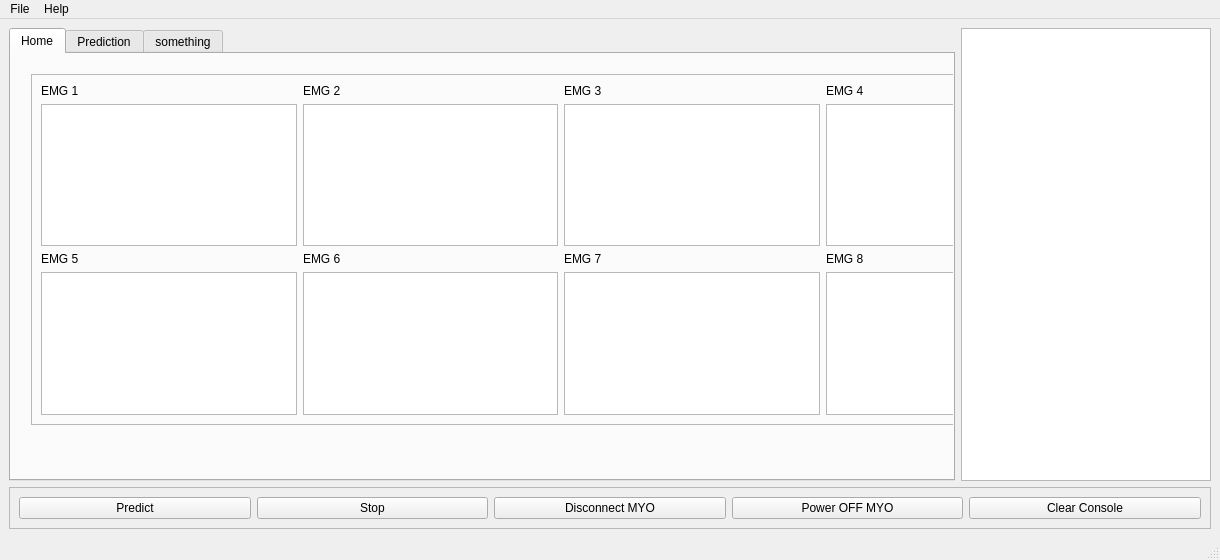
<?xml version="1.0" encoding="UTF-8"?>
<ui version="4.0">
 <class>MainWindow</class>
 <widget class="QMainWindow" name="MainWindow">
  <property name="geometry">
   <rect>
    <x>0</x>
    <y>0</y>
    <width>1220</width>
    <height>560</height>
   </rect>
  </property>
  <property name="windowTitle">
   <string>MYO EMG</string>
  </property>
  <widget class="QWidget" name="centralwidget">
   <layout class="QVBoxLayout" name="verticalLayout_6">
    <item>
     <layout class="QVBoxLayout" name="verticalLayout_5">
      <item>
       <layout class="QHBoxLayout" name="horizontalLayout_3">
        <item>
         <widget class="QTabWidget" name="tabWidget">
          <property name="currentIndex">
           <number>0</number>
          </property>
          <property name="movable">
           <bool>true</bool>
          </property>
          <widget class="QWidget" name="tab">
           <attribute name="title">
            <string>Home</string>
           </attribute>
           <attribute name="toolTip">
            <string>Related To EMG</string>
           </attribute>
           <widget class="QFrame" name="frame_5">
            <property name="geometry">
             <rect>
              <x>20</x>
              <y>20</y>
              <width>1061</width>
              <height>351</height>
             </rect>
            </property>
            <property name="frameShape">
             <enum>QFrame::StyledPanel</enum>
            </property>
            <property name="frameShadow">
             <enum>QFrame::Raised</enum>
            </property>
            <layout class="QHBoxLayout" name="horizontalLayout">
             <item>
              <widget class="QFrame" name="frame">
               <property name="frameShape">
                <enum>QFrame::NoFrame</enum>
               </property>
               <property name="frameShadow">
                <enum>QFrame::Plain</enum>
               </property>
               <layout class="QVBoxLayout" name="verticalLayout">
                <property name="margin">
                 <number>0</number>
                </property>
                <item>
                 <widget class="QLabel" name="label">
                  <property name="text">
                   <string>EMG 1</string>
                  </property>
                 </widget>
                </item>
                <item>
                 <widget class="PlotWidget" name="EMG1"/>
                </item>
                <item>
                 <widget class="QLabel" name="label_2">
                  <property name="text">
                   <string>EMG 5</string>
                  </property>
                 </widget>
                </item>
                <item>
                 <widget class="PlotWidget" name="EMG5"/>
                </item>
               </layout>
              </widget>
             </item>
             <item>
              <widget class="QFrame" name="frame_2">
               <property name="frameShape">
                <enum>QFrame::NoFrame</enum>
               </property>
               <property name="frameShadow">
                <enum>QFrame::Plain</enum>
               </property>
               <layout class="QVBoxLayout" name="verticalLayout_2">
                <property name="margin">
                 <number>0</number>
                </property>
                <item>
                 <widget class="QLabel" name="label_3">
                  <property name="text">
                   <string>EMG 2</string>
                  </property>
                 </widget>
                </item>
                <item>
                 <widget class="PlotWidget" name="EMG2"/>
                </item>
                <item>
                 <widget class="QLabel" name="label_4">
                  <property name="text">
                   <string>EMG 6</string>
                  </property>
                 </widget>
                </item>
                <item>
                 <widget class="PlotWidget" name="EMG6"/>
                </item>
               </layout>
              </widget>
             </item>
             <item>
              <widget class="QFrame" name="frame_3">
               <property name="frameShape">
                <enum>QFrame::NoFrame</enum>
               </property>
               <property name="frameShadow">
                <enum>QFrame::Plain</enum>
               </property>
               <layout class="QVBoxLayout" name="verticalLayout_3">
                <property name="margin">
                 <number>0</number>
                </property>
                <item>
                 <widget class="QLabel" name="label_5">
                  <property name="text">
                   <string>EMG 3</string>
                  </property>
                 </widget>
                </item>
                <item>
                 <widget class="PlotWidget" name="EMG3"/>
                </item>
                <item>
                 <widget class="QLabel" name="label_6">
                  <property name="text">
                   <string>EMG 7</string>
                  </property>
                 </widget>
                </item>
                <item>
                 <widget class="PlotWidget" name="EMG7"/>
                </item>
               </layout>
              </widget>
             </item>
             <item>
              <widget class="QFrame" name="frame_4">
               <property name="frameShape">
                <enum>QFrame::NoFrame</enum>
               </property>
               <property name="frameShadow">
                <enum>QFrame::Plain</enum>
               </property>
               <layout class="QVBoxLayout" name="verticalLayout_4">
                <property name="margin">
                 <number>0</number>
                </property>
                <item>
                 <widget class="QLabel" name="label_7">
                  <property name="text">
                   <string>EMG 4</string>
                  </property>
                 </widget>
                </item>
                <item>
                 <widget class="PlotWidget" name="EMG4"/>
                </item>
                <item>
                 <widget class="QLabel" name="label_8">
                  <property name="text">
                   <string>EMG 8</string>
                  </property>
                 </widget>
                </item>
                <item>
                 <widget class="PlotWidget" name="EMG8"/>
                </item>
               </layout>
              </widget>
             </item>
            </layout>
           </widget>
          </widget>
          <widget class="QWidget" name="tab_2">
           <attribute name="title">
            <string>Prediction</string>
           </attribute>
           <widget class="PlotWidget" name="emgplot">
            <property name="geometry">
             <rect>
              <x>40</x>
              <y>10</y>
              <width>811</width>
              <height>421</height>
             </rect>
            </property>
            <property name="accessibleName">
             <string>EMG Plot</string>
            </property>
           </widget>
          </widget>
          <widget class="QWidget" name="tab_3">
           <attribute name="title">
            <string>something</string>
           </attribute>
          </widget>
         </widget>
        </item>
        <item>
         <widget class="QTextBrowser" name="textBrowser">
          <property name="maximumSize">
           <size>
            <width>250</width>
            <height>3000</height>
           </size>
          </property>
         </widget>
        </item>
       </layout>
      </item>
      <item>
       <widget class="QFrame" name="frame_6">
        <property name="frameShape">
         <enum>QFrame::StyledPanel</enum>
        </property>
        <property name="frameShadow">
         <enum>QFrame::Raised</enum>
        </property>
        <layout class="QHBoxLayout" name="horizontalLayout_2">
         <item>
          <widget class="QPushButton" name="pushButton">
           <property name="text">
            <string>Predict</string>
           </property>
          </widget>
         </item>
         <item>
          <widget class="QPushButton" name="pushButton_2">
           <property name="text">
            <string>Stop</string>
           </property>
          </widget>
         </item>
         <item>
          <widget class="QPushButton" name="pushButton_3">
           <property name="text">
            <string>Disconnect MYO</string>
           </property>
          </widget>
         </item>
         <item>
          <widget class="QPushButton" name="pushButton_4">
           <property name="text">
            <string>Power OFF MYO</string>
           </property>
          </widget>
         </item>
         <item>
          <widget class="QPushButton" name="pushButton_5">
           <property name="text">
            <string>Clear Console</string>
           </property>
          </widget>
         </item>
        </layout>
       </widget>
      </item>
     </layout>
    </item>
   </layout>
  </widget>
  <widget class="QMenuBar" name="menubar">
   <property name="geometry">
    <rect>
     <x>0</x>
     <y>0</y>
     <width>1220</width>
     <height>21</height>
    </rect>
   </property>
   <widget class="QMenu" name="menuFile">
    <property name="title">
     <string>File</string>
    </property>
    <addaction name="actionLolo"/>
    <addaction name="actionZozo"/>
    <addaction name="separator"/>
    <addaction name="actionClose"/>
   </widget>
   <widget class="QMenu" name="menuHelp">
    <property name="title">
     <string>Help</string>
    </property>
    <addaction name="actionAbout"/>
   </widget>
   <addaction name="menuFile"/>
   <addaction name="menuHelp"/>
  </widget>
  <widget class="QStatusBar" name="statusbar"/>
  <action name="actionLolo">
   <property name="text">
    <string>Lolo</string>
   </property>
  </action>
  <action name="actionZozo">
   <property name="text">
    <string>Zozo</string>
   </property>
  </action>
  <action name="actionClose">
   <property name="text">
    <string>Close</string>
   </property>
  </action>
  <action name="actionAbout">
   <property name="text">
    <string>About</string>
   </property>
  </action>
 </widget>
 <customwidgets>
  <customwidget>
   <class>PlotWidget</class>
   <extends>QGraphicsView</extends>
   <header>pyqtgraph</header>
  </customwidget>
 </customwidgets>
 <resources/>
 <connections/>
</ui>
